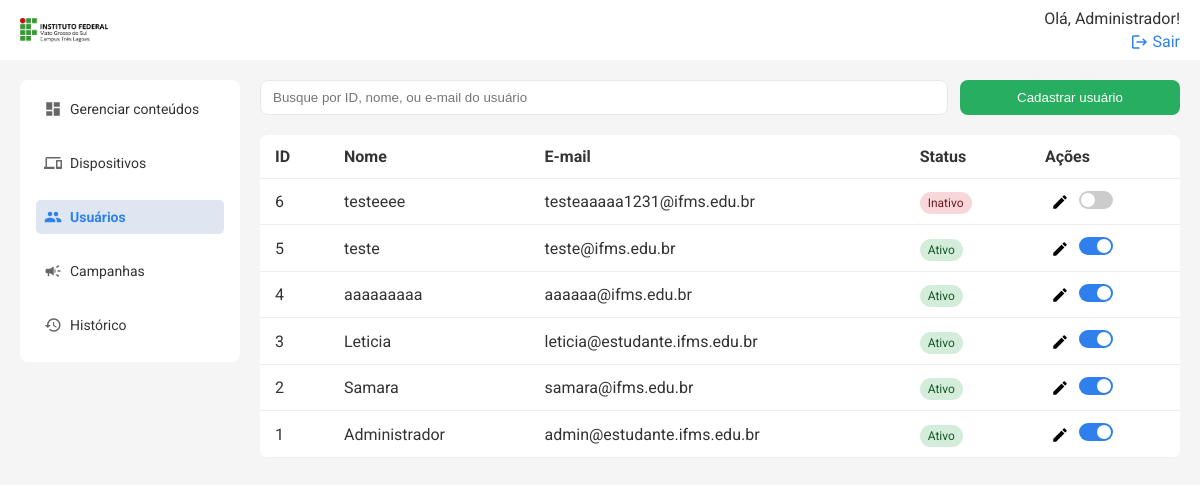
Screenshot of /api/users/list (signed in) with the database file from the repository.
### models.py (models this page shows)
class User(db.Model):
    id = db.Column(db.Integer, primary_key=True)
    name = db.Column(db.String(50), nullable=False)
    email = db.Column(db.String(120), nullable=False, unique=True)
    status = db.Column(db.String(10), nullable=False, default='Ativo')
    senha = db.Column(db.String(100), nullable=False)
    logUser = db.relationship('Log', backref=db.backref('user'))
    is_admin = db.Column(db.Boolean, default=False)
    @property
    def is_active(self):
        return self.status == 'Ativo'

### routes/users.py (the view)
@users_bp.route('/list', methods=['GET'])
@login_required
@admin_required
def listar_usuarios():
    users = User.query.order_by(User.id.desc()).all()
    return render_template('usuarios.html', users=users, current_user_id=session.get('user_id'))

### templates/usuarios.html (shortened to what this page needs)
{% extends 'base.html' %} {% block title %}Usuários{% endblock %} {% block
content %}
<div class="search-cta">
    <input
        type="text"
        placeholder="Busque por ID, nome, ou e-mail do usuário"
        class="search"
        id="buscaUsuarios"
    />
    <button class="btn" onclick="openModal()">Cadastrar usuário</button>
</div>
<table class="table">
    <thead>
        <tr>
            <th>ID</th>
            <th>Nome</th>
            <th>E-mail</th>
            <th>Status</th>
            <th>Ações</th>
        </tr>
    </thead>
    <tbody id="userTableBody">
        {% for user in users %}
        <tr>
            <td>{{ user.id }}</td>
            <td>{{ user.name }}</td>
            <td>{{ user.email }}</td>
            <td>
                <span
                    class="status {{ 'ativo' if user.is_active else 'inativo' }}"
                >
                    {{ 'Ativo' if user.is_active else 'Inativo' }}
                </span>
            </td>
            <td>
                <button
                    class="edit"
                    title="Editar usuário"
                    onclick="editUser('{{ user.id }}')"
                >
                    <span class="material-icons">edit</span>
                </button>
                <label class="switch" title="Ativar/Inativar usuário">
                    <span class="slider"></span>
                </label>
            </td>
        </tr>
        {% endfor %}
    </tbody>
</table>
{% endblock %}

### templates/topo.html (shortened to what this page needs)
<header class="topbar">
    <a href="{{ url_for('conteudos.listar_conteudos') }}" class="logo-topo">
        <img
            src="{{ url_for('static', filename='images/logo-ifms-tl.png') }}"
            alt="IFMS Logo"
            style="height: 24px; vertical-align: middle; margin-right: 8px"
        />
    </a>
    <div class="profile">
        {% if session['user_name'] %}
        <span>Olá, {{ session['user_name'] }}!</span>
        <a href="{{ url_for('auth.logout') }}">
            <span class="material-icons">logout</span>
            Sair
        </a>
        {% else %}
        <a href="{{ url_for('auth.login_usuario') }}">Entrar</a>
        {% endif %}
    </div>
</header>

### static/styles.css (style rules this page uses)
* { box-sizing: border-box; }
body { margin: 0; font-family: 'Roboto', sans-serif; color: #333; background-color: #f5f5f5; }
.topbar { width: 100%; background: #ffffff; padding-inline: 20px; box-sizing: border-box; display: flex; justify-content: space-between; align-items: center; position: fixed; top: 0; left: 0; height: 60px; z-index: 100; }
.topbar .profile a { text-align: right; font-size: 16px; color: #2f80ed; text-decoration: none; display: flex; align-items: center; gap: 4px; }
.topbar .profile a .material-icons { font-size: 16px; }
.profile { display: flex; flex-direction: column; align-items: flex-end; gap: 4px; }
.search-cta { display: flex; gap: 12px; margin-bottom: 20px; }
.search { padding: 8px 12px; width: 100%; border: 1px solid #e9e9e9; border-radius: 8px; outline: none; }
.btn { background: #27ae60; color: white; border: none; padding: 10px 15px; border-radius: 8px; min-width: 220px; }
button { cursor: pointer; }
.table { width: 100%; border-collapse: collapse; background: white; border-radius: 8px; overflow: hidden; }
.table th, .table td { padding: 12px 15px; border-bottom: 1px solid #eee; vertical-align: middle; }
.table th { text-align: left; }
.status { padding: 4px 8px; border-radius: 12px; font-size: 12px; }
.status.ativo { background: #d4edda; color: #155724; }
.status.inativo { background: #f8d7da; color: #721c24; }
.edit { background: none; border: none; cursor: pointer; }
.material-icons { font-size: 18px !important; vertical-align: middle; }
.switch { position: relative; display: inline-block; width: 34px; height: 18px; }
.slider { position: absolute; cursor: pointer; top: 0; left: 0; right: 0; bottom: 0; background-color: #ccc; transition: 0.4s; border-radius: 18px; }
.slider:before { position: absolute; content: ''; height: 14px; width: 14px; left: 2px; bottom: 2px; background-color: white; transition: 0.4s; border-radius: 50%; }
input:checked + .slider { background-color: #2f80ed; }
input:checked + .slider:before { transform: translateX(16px); }

### rows the page displays
User: user_name "Administrador", id "1", name "Administrador", email "admin@estudante.ifms.edu.br", status "Ativo"
User: id "6", name "testeeee", email "testeaaaaa1231@ifms.edu.br", status "Inativo"
User: id "5", name "teste", email "teste@ifms.edu.br", status "Ativo"
User: id "4", name "aaaaaaaaa", email "aaaaaa@ifms.edu.br", status "Ativo"
User: id "3", name "Leticia", email "leticia@estudante.ifms.edu.br", status "Ativo"
User: id "2", name "Samara", email "samara@ifms.edu.br", status "Ativo"
